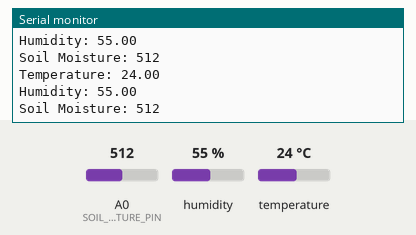
Recording of a sketch running on a simulated Arduino Uno, built with avr-gcc and run on an emulated ATmega328P. On the bench: the last lines printed to the serial monitor. The test bench sets the inputs (shaded band); at power-on: humidity 55 %, A0 (SOIL_MOISTURE_PIN) = 512, temperature 24 °C.

Above: at 2.8 s.
2.9 s: humidity set to 22 %
At 5.3 s:
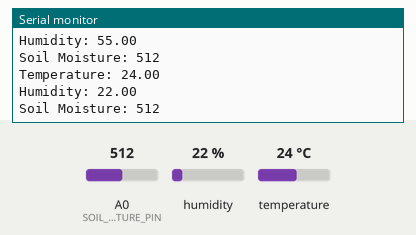
5.6 s: A0 (SOIL_MOISTURE_PIN) set to 716
At 7.2 s:
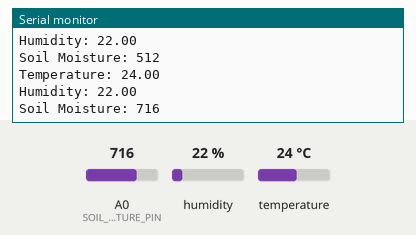
8.3 s: temperature set to 12 °C
At 10.8 s:
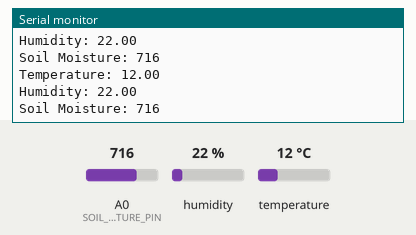
11.0 s: A0 (SOIL_MOISTURE_PIN) set to 900
At 12.5 s:
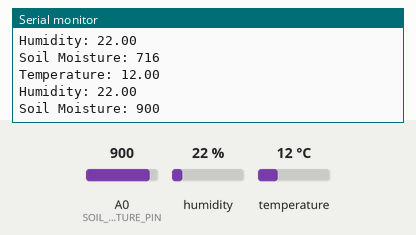
13.7 s: humidity set to 40 %
At 15.5 s:
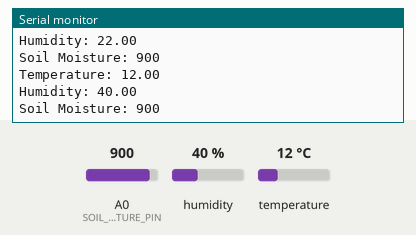
Timing chart, 0 to 17.0 s (numbered marks = the images above; inputs shaded):
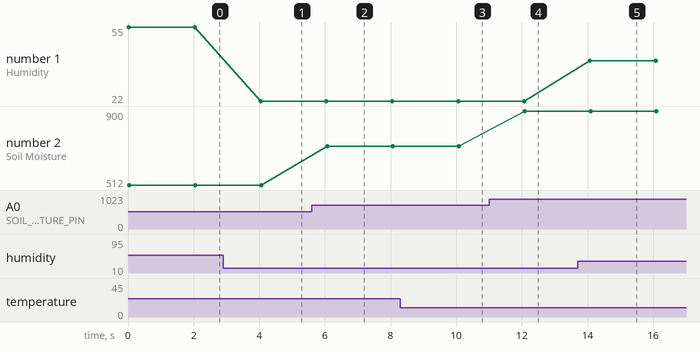

The sketch:

esp_code.ino
```cpp
#include <DHT.h>
#define DHTPIN 2 // Pin where the DHT22 is connected
#define DHTTYPE DHT22
DHT dht(DHTPIN, DHTTYPE);

#define SOIL_MOISTURE_PIN A0

void setup() {
  Serial.begin(9600);
  dht.begin();
  pinMode(SOIL_MOISTURE_PIN, INPUT);
}

void loop() {
  float temperature = dht.readTemperature();
  float humidity = dht.readHumidity();
  int soil_moisture = analogRead(SOIL_MOISTURE_PIN);

  // Output sensor data
  Serial.print("Temperature: "); Serial.println(temperature);
  Serial.print("Humidity: "); Serial.println(humidity);
  Serial.print("Soil Moisture: "); Serial.println(soil_moisture);
  delay(2000);
}
```

Measured:
- after the input at 2.9 s, the serial monitor: prints a new line after 1.1 s (image 1)
- after the input at 5.6 s, the serial monitor: prints a new line after 0.46 s (image 2)
- after the input at 8.3 s, the serial monitor: prints a new line after 1.7 s (image 3)
- after the input at 11.0 s, the serial monitor: prints a new line after 1.1 s (image 4)
- after the input at 13.7 s, the serial monitor: prints a new line after 0.37 s (image 5)
- plotted number 1: 55 → 22 after the input at 2.9 s, 22 → 40 after the input at 13.7 s
- plotted number 2: 512 → 716 after the input at 5.6 s, 716 → 900 after the input at 11.0 s
